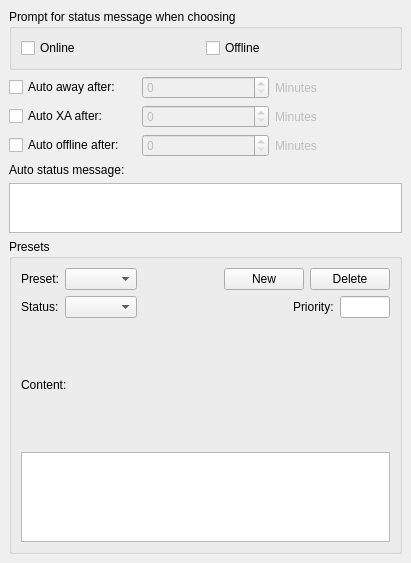
<ui version="4.0" >
 <author></author>
 <comment></comment>
 <exportmacro></exportmacro>
 <class>OptStatus</class>
 <widget class="QWidget" name="OptStatus" >
  <property name="geometry" >
   <rect>
    <x>0</x>
    <y>0</y>
    <width>411</width>
    <height>563</height>
   </rect>
  </property>
  <property name="windowTitle" >
   <string>OptStatusUI</string>
  </property>
  <layout class="QVBoxLayout" >
   <property name="margin" >
    <number>9</number>
   </property>
   <property name="spacing" >
    <number>6</number>
   </property>
   <item>
    <widget class="QGroupBox" name="groupBox1" >
     <property name="title" >
      <string>Prompt for status message when choosing</string>
     </property>
     <layout class="QHBoxLayout" >
      <property name="margin" >
       <number>9</number>
      </property>
      <property name="spacing" >
       <number>0</number>
      </property>
      <item>
       <widget class="QCheckBox" name="ck_askOnline" >
        <property name="text" >
         <string>Online</string>
        </property>
       </widget>
      </item>
      <item>
       <widget class="QCheckBox" name="ck_askOffline" >
        <property name="text" >
         <string>Offline</string>
        </property>
       </widget>
      </item>
     </layout>
    </widget>
   </item>
   <item>
    <layout class="QGridLayout" >
     <property name="margin" >
      <number>0</number>
     </property>
     <property name="spacing" >
      <number>6</number>
     </property>
     <item row="2" column="1" >
      <widget class="QSpinBox" name="sb_asOffline" >
       <property name="enabled" >
        <bool>false</bool>
       </property>
      </widget>
     </item>
     <item row="2" column="2" >
      <widget class="QLabel" name="lb_asOffline" >
       <property name="enabled" >
        <bool>false</bool>
       </property>
       <property name="text" >
        <string>Minutes</string>
       </property>
      </widget>
     </item>
     <item row="1" column="2" >
      <widget class="QLabel" name="lb_asXa" >
       <property name="enabled" >
        <bool>false</bool>
       </property>
       <property name="text" >
        <string>Minutes</string>
       </property>
      </widget>
     </item>
     <item row="1" column="1" >
      <widget class="QSpinBox" name="sb_asXa" >
       <property name="enabled" >
        <bool>false</bool>
       </property>
      </widget>
     </item>
     <item row="0" column="2" >
      <widget class="QLabel" name="lb_asAway" >
       <property name="enabled" >
        <bool>false</bool>
       </property>
       <property name="text" >
        <string>Minutes</string>
       </property>
      </widget>
     </item>
     <item row="2" column="0" >
      <widget class="QCheckBox" name="ck_asOffline" >
       <property name="text" >
        <string>Auto offline after:</string>
       </property>
      </widget>
     </item>
     <item row="1" column="0" >
      <widget class="QCheckBox" name="ck_asXa" >
       <property name="text" >
        <string>Auto XA after:</string>
       </property>
      </widget>
     </item>
     <item row="0" column="0" >
      <widget class="QCheckBox" name="ck_asAway" >
       <property name="text" >
        <string>Auto away after:</string>
       </property>
      </widget>
     </item>
     <item row="0" column="1" >
      <widget class="QSpinBox" name="sb_asAway" >
       <property name="enabled" >
        <bool>false</bool>
       </property>
      </widget>
     </item>
    </layout>
   </item>
   <item>
    <widget class="QLabel" name="TextLabel1_8" >
     <property name="text" >
      <string>Auto status message:</string>
     </property>
    </widget>
   </item>
   <item>
    <widget class="QTextEdit" name="te_asMessage" >
     <property name="maximumSize" >
      <size>
       <width>32767</width>
       <height>50</height>
      </size>
     </property>
    </widget>
   </item>
   <item>
    <widget class="QGroupBox" name="groupBox10" >
     <property name="title" >
      <string>Presets</string>
     </property>
     <layout class="QVBoxLayout" >
      <property name="margin" >
       <number>9</number>
      </property>
      <property name="spacing" >
       <number>6</number>
      </property>
      <item>
       <layout class="QHBoxLayout" >
        <property name="margin" >
         <number>0</number>
        </property>
        <property name="spacing" >
         <number>6</number>
        </property>
        <item>
         <widget class="QLabel" name="label_3" >
          <property name="text" >
           <string>Preset:</string>
          </property>
         </widget>
        </item>
        <item>
         <widget class="QComboBox" name="cb_preset" />
        </item>
        <item>
         <spacer>
          <property name="orientation" >
           <enum>Qt::Horizontal</enum>
          </property>
          <property name="sizeHint" >
           <size>
            <width>40</width>
            <height>20</height>
           </size>
          </property>
         </spacer>
        </item>
        <item>
         <widget class="QPushButton" name="pb_spNew" >
          <property name="text" >
           <string>New</string>
          </property>
         </widget>
        </item>
        <item>
         <widget class="QPushButton" name="pb_spDelete" >
          <property name="text" >
           <string>Delete</string>
          </property>
         </widget>
        </item>
       </layout>
      </item>
      <item>
       <layout class="QHBoxLayout" >
        <property name="margin" >
         <number>0</number>
        </property>
        <property name="spacing" >
         <number>6</number>
        </property>
        <item>
         <widget class="QLabel" name="label_2" >
          <property name="text" >
           <string>Status:</string>
          </property>
         </widget>
        </item>
        <item>
         <widget class="StatusComboBox" name="cb_sp_status" />
        </item>
        <item>
         <spacer>
          <property name="orientation" >
           <enum>Qt::Horizontal</enum>
          </property>
          <property name="sizeHint" >
           <size>
            <width>97</width>
            <height>20</height>
           </size>
          </property>
         </spacer>
        </item>
        <item>
         <widget class="QLabel" name="label" >
          <property name="text" >
           <string>Priority:</string>
          </property>
         </widget>
        </item>
        <item>
         <widget class="QLineEdit" name="le_sp_priority" >
          <property name="maximumSize" >
           <size>
            <width>50</width>
            <height>16777215</height>
           </size>
          </property>
         </widget>
        </item>
       </layout>
      </item>
      <item>
       <widget class="QLabel" name="TextLabel2_2" >
        <property name="text" >
         <string>Content:</string>
        </property>
       </widget>
      </item>
      <item>
       <widget class="QTextEdit" name="te_sp" >
        <property name="sizePolicy" >
         <sizepolicy>
          <hsizetype>7</hsizetype>
          <vsizetype>7</vsizetype>
          <horstretch>0</horstretch>
          <verstretch>0</verstretch>
         </sizepolicy>
        </property>
        <property name="maximumSize" >
         <size>
          <width>32767</width>
          <height>90</height>
         </size>
        </property>
       </widget>
      </item>
     </layout>
    </widget>
   </item>
  </layout>
 </widget>
 <layoutdefault spacing="6" margin="11" />
 <pixmapfunction>qPixmapFromMimeSource</pixmapfunction>
 <customwidgets>
  <customwidget>
   <class>StatusComboBox</class>
   <extends>QComboBox</extends>
   <header>statuscombobox.h</header>
  </customwidget>
 </customwidgets>
 <tabstops>
  <tabstop>ck_asAway</tabstop>
  <tabstop>sb_asAway</tabstop>
  <tabstop>ck_asXa</tabstop>
  <tabstop>sb_asXa</tabstop>
  <tabstop>ck_asOffline</tabstop>
  <tabstop>sb_asOffline</tabstop>
  <tabstop>te_asMessage</tabstop>
  <tabstop>pb_spNew</tabstop>
  <tabstop>pb_spDelete</tabstop>
  <tabstop>te_sp</tabstop>
 </tabstops>
 <resources/>
 <connections>
  <connection>
   <sender>ck_asOffline</sender>
   <signal>toggled(bool)</signal>
   <receiver>sb_asOffline</receiver>
   <slot>setEnabled(bool)</slot>
   <hints>
    <hint type="sourcelabel" >
     <x>65</x>
     <y>109</y>
    </hint>
    <hint type="destinationlabel" >
     <x>171</x>
     <y>112</y>
    </hint>
   </hints>
  </connection>
  <connection>
   <sender>ck_asXa</sender>
   <signal>toggled(bool)</signal>
   <receiver>sb_asXa</receiver>
   <slot>setEnabled(bool)</slot>
   <hints>
    <hint type="sourcelabel" >
     <x>95</x>
     <y>77</y>
    </hint>
    <hint type="destinationlabel" >
     <x>172</x>
     <y>78</y>
    </hint>
   </hints>
  </connection>
  <connection>
   <sender>ck_asAway</sender>
   <signal>toggled(bool)</signal>
   <receiver>sb_asAway</receiver>
   <slot>setEnabled(bool)</slot>
   <hints>
    <hint type="sourcelabel" >
     <x>61</x>
     <y>46</y>
    </hint>
    <hint type="destinationlabel" >
     <x>180</x>
     <y>42</y>
    </hint>
   </hints>
  </connection>
 </connections>
</ui>
